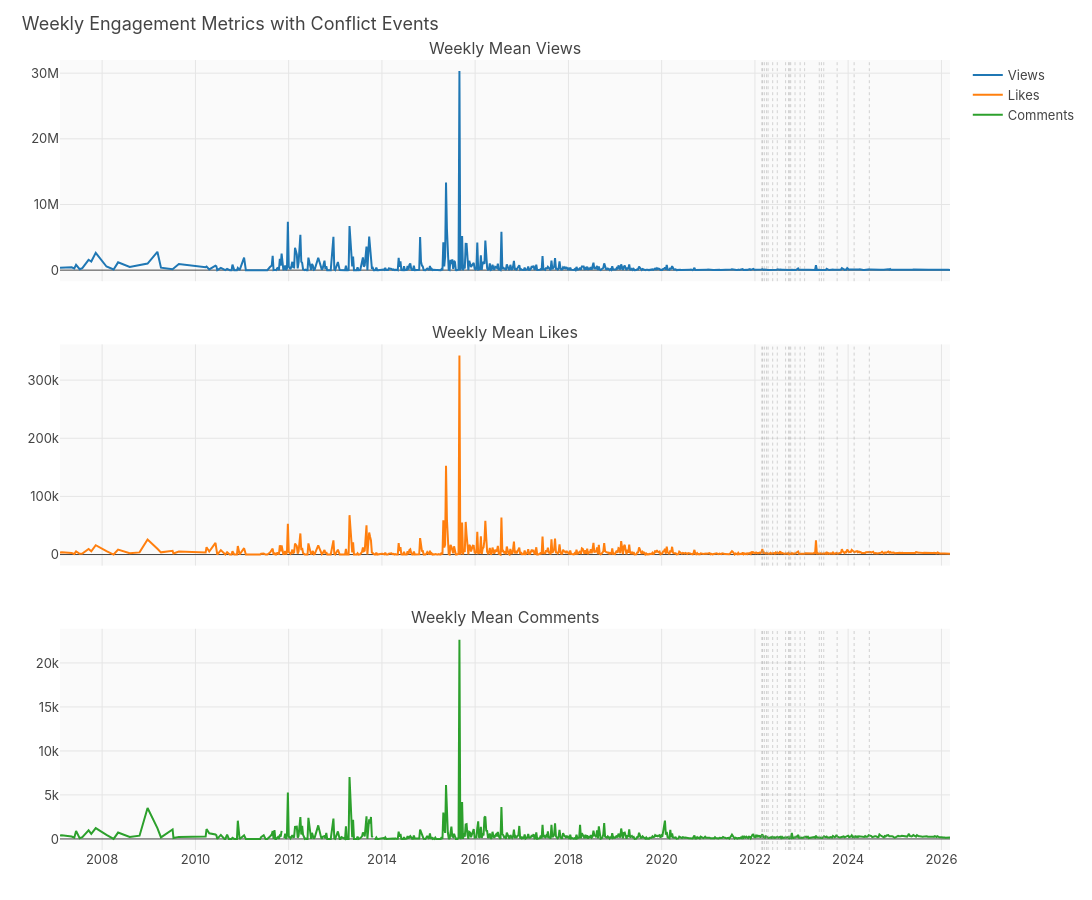

Here is the notebook cell this chart was saved with:
### Markdown cell above
## 3. Time Series Visualization

Weekly engagement metrics with conflict event annotations.

### Code cell
# 3-panel subplot: views, likes, comments over time
fig = make_subplots(
    rows=3, cols=1,
    subplot_titles=('Weekly Mean Views', 'Weekly Mean Likes', 'Weekly Mean Comments'),
    shared_xaxes=True, vertical_spacing=0.08
)

fig.add_trace(go.Scatter(x=weekly['week'], y=weekly['mean_views'],
    mode='lines', name='Views', line=dict(color=COLORS['primary'])), row=1, col=1)

fig.add_trace(go.Scatter(x=weekly['week'], y=weekly['mean_likes'],
    mode='lines', name='Likes', line=dict(color=COLORS['secondary'])), row=2, col=1)

fig.add_trace(go.Scatter(x=weekly['week'], y=weekly['mean_comments'],
    mode='lines', name='Comments', line=dict(color='#2ca02c')), row=3, col=1)

# Add conflict event lines to all subplots
for _, event in EVENTS_DF.iterrows():
    for row in range(1, 4):
        fig.add_vline(x=event['date'], line_dash='dot',
            line_color='rgba(150,150,150,0.4)', line_width=1, row=row, col=1)

fig.update_layout(height=900, width=1100, title_text='Weekly Engagement Metrics with Conflict Events',
    showlegend=True)
fig.show()

### Figure 1 — Plotly figure (JSON) as saved in the notebook; plotly's stock layout.template omitted (floating-point values rounded to 4 significant figures; data arrays with more than 128 entries replaced by an {"elided": "..."} marker saying what was removed)
{"data": [{"line": {"color": "#1f77b4"}, "mode": "lines", "name": "Views", "type": "scatter", "x": {"elided": "784 str values"}, "xaxis": "x", "y": {"elided": "784 float values"}, "yaxis": "y"}, {"line": {"color": "#ff7f0e"}, "mode": "lines", "name": "Likes", "type": "scatter", "x": {"elided": "784 str values"}, "xaxis": "x2", "y": {"elided": "784 float values"}, "yaxis": "y2"}, {"line": {"color": "#2ca02c"}, "mode": "lines", "name": "Comments", "type": "scatter", "x": {"elided": "784 str values"}, "xaxis": "x3", "y": {"elided": "784 float values"}, "yaxis": "y3"}], "layout": {"annotations": [{"font": {"size": 16}, "showarrow": false, "text": "Weekly Mean Views", "x": 0.5, "xanchor": "center", "xref": "paper", "y": 1.0, "yanchor": "bottom", "yref": "paper"}, {"font": {"size": 16}, "showarrow": false, "text": "Weekly Mean Likes", "x": 0.5, "xanchor": "center", "xref": "paper", "y": 0.64, "yanchor": "bottom", "yref": "paper"}, {"font": {"size": 16}, "showarrow": false, "text": "Weekly Mean Comments", "x": 0.5, "xanchor": "center", "xref": "paper", "y": 0.28, "yanchor": "bottom", "yref": "paper"}], "height": 900, "shapes": [{"line": {"color": "rgba(150,150,150,0.4)", "dash": "dot", "width": 1}, "type": "line", "x0": "2022-02-24T00:00:00+00:00", "x1": "2022-02-24T00:00:00+00:00", "xref": "x", "y0": 0, "y1": 1, "yref": "y domain"}, {"line": {"color": "rgba(150,150,150,0.4)", "dash": "dot", "width": 1}, "type": "line", "x0": "2022-02-24T00:00:00+00:00", "x1": "2022-02-24T00:00:00+00:00", "xref": "x2", "y0": 0, "y1": 1, "yref": "y2 domain"}, {"line": {"color": "rgba(150,150,150,0.4)", "dash": "dot", "width": 1}, "type": "line", "x0": "2022-02-24T00:00:00+00:00", "x1": "2022-02-24T00:00:00+00:00", "xref": "x3", "y0": 0, "y1": 1, "yref": "y3 domain"}, {"line": {"color": "rgba(150,150,150,0.4)", "dash": "dot", "width": 1}, "type": "line", "x0": "2022-03-02T00:00:00+00:00", "x1": "2022-03-02T00:00:00+00:00", "xref": "x", "y0": 0, "y1": 1, "yref": "y domain"}, {"line": {"color": "rgba(150,150,150,0.4)", "dash": "dot", "width": 1}, "type": "line", "x0": "2022-03-02T00:00:00+00:00", "x1": "2022-03-02T00:00:00+00:00", "xref": "x2", "y0": 0, "y1": 1, "yref": "y2 domain"}, {"line": {"color": "rgba(150,150,150,0.4)", "dash": "dot", "width": 1}, "type": "line", "x0": "2022-03-02T00:00:00+00:00", "x1": "2022-03-02T00:00:00+00:00", "xref": "x3", "y0": 0, "y1": 1, "yref": "y3 domain"}, {"line": {"color": "rgba(150,150,150,0.4)", "dash": "dot", "width": 1}, "type": "line", "x0": "2022-03-16T00:00:00+00:00", "x1": "2022-03-16T00:00:00+00:00", "xref": "x", "y0": 0, "y1": 1, "yref": "y domain"}, {"line": {"color": "rgba(150,150,150,0.4)", "dash": "dot", "width": 1}, "type": "line", "x0": "2022-03-16T00:00:00+00:00", "x1": "2022-03-16T00:00:00+00:00", "xref": "x2", "y0": 0, "y1": 1, "yref": "y2 domain"}, {"line": {"color": "rgba(150,150,150,0.4)", "dash": "dot", "width": 1}, "type": "line", "x0": "2022-03-16T00:00:00+00:00", "x1": "2022-03-16T00:00:00+00:00", "xref": "x3", "y0": 0, "y1": 1, "yref": "y3 domain"}, {"line": {"color": "rgba(150,150,150,0.4)", "dash": "dot", "width": 1}, "type": "line", "x0": "2022-04-02T00:00:00+00:00", "x1": "2022-04-02T00:00:00+00:00", "xref": "x", "y0": 0, "y1": 1, "yref": "y domain"}, {"line": {"color": "rgba(150,150,150,0.4)", "dash": "dot", "width": 1}, "type": "line", "x0": "2022-04-02T00:00:00+00:00", "x1": "2022-04-02T00:00:00+00:00", "xref": "x2", "y0": 0, "y1": 1, "yref": "y2 domain"}, {"line": {"color": "rgba(150,150,150,0.4)", "dash": "dot", "width": 1}, "type": "line", "x0": "2022-04-02T00:00:00+00:00", "x1": "2022-04-02T00:00:00+00:00", "xref": "x3", "y0": 0, "y1": 1, "yref": "y3 domain"}, {"line": {"color": "rgba(150,150,150,0.4)", "dash": "dot", "width": 1}, "type": "line", "x0": "2022-04-14T00:00:00+00:00", "x1": "2022-04-14T00:00:00+00:00", "xref": "x", "y0": 0, "y1": 1, "yref": "y domain"}, {"line": {"color": "rgba(150,150,150,0.4)", "dash": "dot", "width": 1}, "type": "line", "x0": "2022-04-14T00:00:00+00:00", "x1": "2022-04-14T00:00:00+00:00", "xref": "x2", "y0": 0, "y1": 1, "yref": "y2 domain"}, {"line": {"color": "rgba(150,150,150,0.4)", "dash": "dot", "width": 1}, "type": "line", "x0": "2022-04-14T00:00:00+00:00", "x1": "2022-04-14T00:00:00+00:00", "xref": "x3", "y0": 0, "y1": 1, "yref": "y3 domain"}, {"line": {"color": "rgba(150,150,150,0.4)", "dash": "dot", "width": 1}, "type": "line", "x0": "2022-05-20T00:00:00+00:00", "x1": "2022-05-20T00:00:00+00:00", "xref": "x", "y0": 0, "y1": 1, "yref": "y domain"}, {"line": {"color": "rgba(150,150,150,0.4)", "dash": "dot", "width": 1}, "type": "line", "x0": "2022-05-20T00:00:00+00:00", "x1": "2022-05-20T00:00:00+00:00", "xref": "x2", "y0": 0, "y1": 1, "yref": "y2 domain"}, {"line": {"color": "rgba(150,150,150,0.4)", "dash": "dot", "width": 1}, "type": "line", "x0": "2022-05-20T00:00:00+00:00", "x1": "2022-05-20T00:00:00+00:00", "xref": "x3", "y0": 0, "y1": 1, "yref": "y3 domain"}, {"line": {"color": "rgba(150,150,150,0.4)", "dash": "dot", "width": 1}, "type": "line", "x0": "2022-06-25T00:00:00+00:00", "x1": "2022-06-25T00:00:00+00:00", "xref": "x", "y0": 0, "y1": 1, "yref": "y domain"}, {"line": {"color": "rgba(150,150,150,0.4)", "dash": "dot", "width": 1}, "type": "line", "x0": "2022-06-25T00:00:00+00:00", "x1": "2022-06-25T00:00:00+00:00", "xref": "x2", "y0": 0, "y1": 1, "yref": "y2 domain"}, {"line": {"color": "rgba(150,150,150,0.4)", "dash": "dot", "width": 1}, "type": "line", "x0": "2022-06-25T00:00:00+00:00", "x1": "2022-06-25T00:00:00+00:00", "xref": "x3", "y0": 0, "y1": 1, "yref": "y3 domain"}, {"line": {"color": "rgba(150,150,150,0.4)", "dash": "dot", "width": 1}, "type": "line", "x0": "2022-08-29T00:00:00+00:00", "x1": "2022-08-29T00:00:00+00:00", "xref": "x", "y0": 0, "y1": 1, "yref": "y domain"}, {"line": {"color": "rgba(150,150,150,0.4)", "dash": "dot", "width": 1}, "type": "line", "x0": "2022-08-29T00:00:00+00:00", "x1": "2022-08-29T00:00:00+00:00", "xref": "x2", "y0": 0, "y1": 1, "yref": "y2 domain"}, {"line": {"color": "rgba(150,150,150,0.4)", "dash": "dot", "width": 1}, "type": "line", "x0": "2022-08-29T00:00:00+00:00", "x1": "2022-08-29T00:00:00+00:00", "xref": "x3", "y0": 0, "y1": 1, "yref": "y3 domain"}, {"line": {"color": "rgba(150,150,150,0.4)", "dash": "dot", "width": 1}, "type": "line", "x0": "2022-09-21T00:00:00+00:00", "x1": "2022-09-21T00:00:00+00:00", "xref": "x", "y0": 0, "y1": 1, "yref": "y domain"}, {"line": {"color": "rgba(150,150,150,0.4)", "dash": "dot", "width": 1}, "type": "line", "x0": "2022-09-21T00:00:00+00:00", "x1": "2022-09-21T00:00:00+00:00", "xref": "x2", "y0": 0, "y1": 1, "yref": "y2 domain"}, {"line": {"color": "rgba(150,150,150,0.4)", "dash": "dot", "width": 1}, "type": "line", "x0": "2022-09-21T00:00:00+00:00", "x1": "2022-09-21T00:00:00+00:00", "xref": "x3", "y0": 0, "y1": 1, "yref": "y3 domain"}, {"line": {"color": "rgba(150,150,150,0.4)", "dash": "dot", "width": 1}, "type": "line", "x0": "2022-09-30T00:00:00+00:00", "x1": "2022-09-30T00:00:00+00:00", "xref": "x", "y0": 0, "y1": 1, "yref": "y domain"}, {"line": {"color": "rgba(150,150,150,0.4)", "dash": "dot", "width": 1}, "type": "line", "x0": "2022-09-30T00:00:00+00:00", "x1": "2022-09-30T00:00:00+00:00", "xref": "x2", "y0": 0, "y1": 1, "yref": "y2 domain"}, {"line": {"color": "rgba(150,150,150,0.4)", "dash": "dot", "width": 1}, "type": "line", "x0": "2022-09-30T00:00:00+00:00", "x1": "2022-09-30T00:00:00+00:00", "xref": "x3", "y0": 0, "y1": 1, "yref": "y3 domain"}, {"line": {"color": "rgba(150,150,150,0.4)", "dash": "dot", "width": 1}, "type": "line", "x0": "2022-10-08T00:00:00+00:00", "x1": "2022-10-08T00:00:00+00:00", "xref": "x", "y0": 0, "y1": 1, "yref": "y domain"}, {"line": {"color": "rgba(150,150,150,0.4)", "dash": "dot", "width": 1}, "type": "line", "x0": "2022-10-08T00:00:00+00:00", "x1": "2022-10-08T00:00:00+00:00", "xref": "x2", "y0": 0, "y1": 1, "yref": "y2 domain"}, {"line": {"color": "rgba(150,150,150,0.4)", "dash": "dot", "width": 1}, "type": "line", "x0": "2022-10-08T00:00:00+00:00", "x1": "2022-10-08T00:00:00+00:00", "xref": "x3", "y0": 0, "y1": 1, "yref": "y3 domain"}, {"line": {"color": "rgba(150,150,150,0.4)", "dash": "dot", "width": 1}, "type": "line", "x0": "2022-11-11T00:00:00+00:00", "x1": "2022-11-11T00:00:00+00:00", "xref": "x", "y0": 0, "y1": 1, "yref": "y domain"}, {"line": {"color": "rgba(150,150,150,0.4)", "dash": "dot", "width": 1}, "type": "line", "x0": "2022-11-11T00:00:00+00:00", "x1": "2022-11-11T00:00:00+00:00", "xref": "x2", "y0": 0, "y1": 1, "yref": "y2 domain"}, {"line": {"color": "rgba(150,150,150,0.4)", "dash": "dot", "width": 1}, "type": "line", "x0": "2022-11-11T00:00:00+00:00", "x1": "2022-11-11T00:00:00+00:00", "xref": "x3", "y0": 0, "y1": 1, "yref": "y3 domain"}, {"line": {"color": "rgba(150,150,150,0.4)", "dash": "dot", "width": 1}, "type": "line", "x0": "2022-12-21T00:00:00+00:00", "x1": "2022-12-21T00:00:00+00:00", "xref": "x", "y0": 0, "y1": 1, "yref": "y domain"}, {"line": {"color": "rgba(150,150,150,0.4)", "dash": "dot", "width": 1}, "type": "line", "x0": "2022-12-21T00:00:00+00:00", "x1": "2022-12-21T00:00:00+00:00", "xref": "x2", "y0": 0, "y1": 1, "yref": "y2 domain"}, {"line": {"color": "rgba(150,150,150,0.4)", "dash": "dot", "width": 1}, "type": "line", "x0": "2022-12-21T00:00:00+00:00", "x1": "2022-12-21T00:00:00+00:00", "xref": "x3", "y0": 0, "y1": 1, "yref": "y3 domain"}, {"line": {"color": "rgba(150,150,150,0.4)", "dash": "dot", "width": 1}, "type": "line", "x0": "2023-01-25T00:00:00+00:00", "x1": "2023-01-25T00:00:00+00:00", "xref": "x", "y0": 0, "y1": 1, "yref": "y domain"}, {"line": {"color": "rgba(150,150,150,0.4)", "dash": "dot", "width": 1}, "type": "line", "x0": "2023-01-25T00:00:00+00:00", "x1": "2023-01-25T00:00:00+00:00", "xref": "x2", "y0": 0, "y1": 1, "yref": "y2 domain"}, {"line": {"color": "rgba(150,150,150,0.4)", "dash": "dot", "width": 1}, "type": "line", "x0": "2023-01-25T00:00:00+00:00", "x1": "2023-01-25T00:00:00+00:00", "xref": "x3", "y0": 0, "y1": 1, "yref": "y3 domain"}, {"line": {"color": "rgba(150,150,150,0.4)", "dash": "dot", "width": 1}, "type": "line", "x0": "2023-05-20T00:00:00+00:00", "x1": "2023-05-20T00:00:00+00:00", "xref": "x", "y0": 0, "y1": 1, "yref": "y domain"}, {"line": {"color": "rgba(150,150,150,0.4)", "dash": "dot", "width": 1}, "type": "line", "x0": "2023-05-20T00:00:00+00:00", "x1": "2023-05-20T00:00:00+00:00", "xref": "x2", "y0": 0, "y1": 1, "yref": "y2 domain"}, {"line": {"color": "rgba(150,150,150,0.4)", "dash": "dot", "width": 1}, "type": "line", "x0": "2023-05-20T00:00:00+00:00", "x1": "2023-05-20T00:00:00+00:00", "xref": "x3", "y0": 0, "y1": 1, "yref": "y3 domain"}, {"line": {"color": "rgba(150,150,150,0.4)", "dash": "dot", "width": 1}, "type": "line", "x0": "2023-06-06T00:00:00+00:00", "x1": "2023-06-06T00:00:00+00:00", "xref": "x", "y0": 0, "y1": 1, "yref": "y domain"}, {"line": {"color": "rgba(150,150,150,0.4)", "dash": "dot", "width": 1}, "type": "line", "x0": "2023-06-06T00:00:00+00:00", "x1": "2023-06-06T00:00:00+00:00", "xref": "x2", "y0": 0, "y1": 1, "yref": "y2 domain"}, {"line": {"color": "rgba(150,150,150,0.4)", "dash": "dot", "width": 1}, "type": "line", "x0": "2023-06-06T00:00:00+00:00", "x1": "2023-06-06T00:00:00+00:00", "xref": "x3", "y0": 0, "y1": 1, "yref": "y3 domain"}, {"line": {"color": "rgba(150,150,150,0.4)", "dash": "dot", "width": 1}, "type": "line", "x0": "2023-06-24T00:00:00+00:00", "x1": "2023-06-24T00:00:00+00:00", "xref": "x", "y0": 0, "y1": 1, "yref": "y domain"}, {"line": {"color": "rgba(150,150,150,0.4)", "dash": "dot", "width": 1}, "type": "line", "x0": "2023-06-24T00:00:00+00:00", "x1": "2023-06-24T00:00:00+00:00", "xref": "x2", "y0": 0, "y1": 1, "yref": "y2 domain"}, {"line": {"color": "rgba(150,150,150,0.4)", "dash": "dot", "width": 1}, "type": "line", "x0": "2023-06-24T00:00:00+00:00", "x1": "2023-06-24T00:00:00+00:00", "xref": "x3", "y0": 0, "y1": 1, "yref": "y3 domain"}, {"line": {"color": "rgba(150,150,150,0.4)", "dash": "dot", "width": 1}, "type": "line", "x0": "2023-10-07T00:00:00+00:00", "x1": "2023-10-07T00:00:00+00:00", "xref": "x", "y0": 0, "y1": 1, "yref": "y domain"}, {"line": {"color": "rgba(150,150,150,0.4)", "dash": "dot", "width": 1}, "type": "line", "x0": "2023-10-07T00:00:00+00:00", "x1": "2023-10-07T00:00:00+00:00", "xref": "x2", "y0": 0, "y1": 1, "yref": "y2 domain"}, {"line": {"color": "rgba(150,150,150,0.4)", "dash": "dot", "width": 1}, "type": "line", "x0": "2023-10-07T00:00:00+00:00", "x1": "2023-10-07T00:00:00+00:00", "xref": "x3", "y0": 0, "y1": 1, "yref": "y3 domain"}, {"line": {"color": "rgba(150,150,150,0.4)", "dash": "dot", "width": 1}, "type": "line", "x0": "2024-02-17T00:00:00+00:00", "x1": "2024-02-17T00:00:00+00:00", "xref": "x", "y0": 0, "y1": 1, "yref": "y domain"}, {"line": {"color": "rgba(150,150,150,0.4)", "dash": "dot", "width": 1}, "type": "line", "x0": "2024-02-17T00:00:00+00:00", "x1": "2024-02-17T00:00:00+00:00", "xref": "x2", "y0": 0, "y1": 1, "yref": "y2 domain"}, {"line": {"color": "rgba(150,150,150,0.4)", "dash": "dot", "width": 1}, "type": "line", "x0": "2024-02-17T00:00:00+00:00", "x1": "2024-02-17T00:00:00+00:00", "xref": "x3", "y0": 0, "y1": 1, "yref": "y3 domain"}, {"line": {"color": "rgba(150,150,150,0.4)", "dash": "dot", "width": 1}, "type": "line", "x0": "2024-06-15T00:00:00+00:00", "x1": "2024-06-15T00:00:00+00:00", "xref": "x", "y0": 0, "y1": 1, "yref": "y domain"}, {"line": {"color": "rgba(150,150,150,0.4)", "dash": "dot", "width": 1}, "type": "line", "x0": "2024-06-15T00:00:00+00:00", "x1": "2024-06-15T00:00:00+00:00", "xref": "x2", "y0": 0, "y1": 1, "yref": "y2 domain"}, {"line": {"color": "rgba(150,150,150,0.4)", "dash": "dot", "width": 1}, "type": "line", "x0": "2024-06-15T00:00:00+00:00", "x1": "2024-06-15T00:00:00+00:00", "xref": "x3", "y0": 0, "y1": 1, "yref": "y3 domain"}], "showlegend": true, "title": {"text": "Weekly Engagement Metrics with Conflict Events"}, "width": 1100, "xaxis": {"anchor": "y", "domain": [0.0, 1.0], "matches": "x3", "showticklabels": false}, "xaxis2": {"anchor": "y2", "domain": [0.0, 1.0], "matches": "x3", "showticklabels": false}, "xaxis3": {"anchor": "y3", "domain": [0.0, 1.0]}, "yaxis": {"anchor": "x", "domain": [0.72, 1.0]}, "yaxis2": {"anchor": "x2", "domain": [0.36, 0.64]}, "yaxis3": {"anchor": "x3", "domain": [0.0, 0.28]}}}
